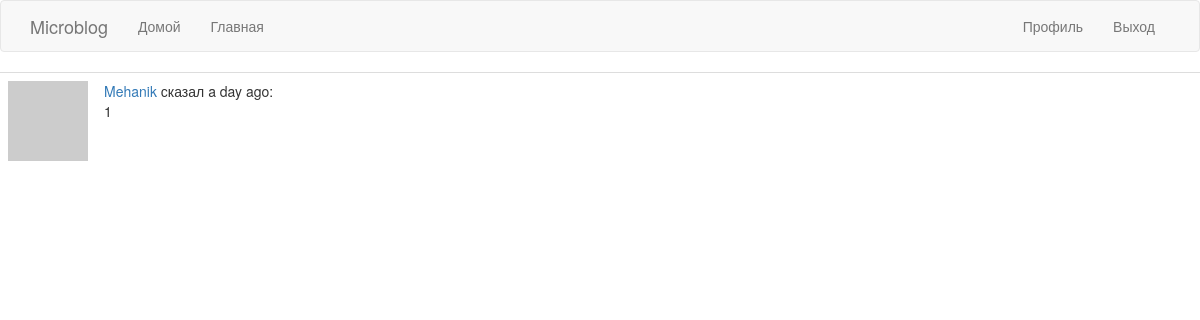
Screenshot of /post/5 (signed in) with the database file from the repository.
### app/models.py (models this page shows, shortened)
class User(UserMixin, db.Model):  # таблица пользователей в БД
    id = db.Column(db.Integer, primary_key=True)
    username = db.Column(db.String(64), index=True, unique=True)
    email = db.Column(db.String(120), index=True, unique=True)
    password_hash = db.Column(db.String(128))
    posts = db.relationship('Post', backref='author', lazy='dynamic')
    about_me = db.Column(db.String(140))
    last_seen = db.Column(db.DateTime, default=datetime.utcnow)
    followed = db.relationship(
        'User', secondary=followers,  # secondary - таблица конфигураций
        primaryjoin=(followers.c.follower_id == id),  # условие связывающее с левой стороны(follower)
        secondaryjoin=(followers.c.followed_id == id),  # условие связывающее с правой стороны(followed)
        backref=db.backref('followers', lazy='dynamic'), lazy='dynamic'
    )
    def avatar(self, size):  # изображение аватара
        digest = md5(self.email.lower().encode(
            'utf-8')).hexdigest()  # конвертирование почты в нижний регистр, далее в 16-ю строку
        return 'https://www.gravatar.com/avatar/{}?d=identicon&s={}'.format(digest, size)

class Post(db.Model):  # таблица постов в БД
    id = db.Column(db.Integer, primary_key=True)
    body = db.Column(db.String(140))
    timestamp = db.Column(db.DateTime, index=True, default=datetime.utcnow)
    user_id = db.Column(db.Integer, db.ForeignKey('user.id'))

### app/main/routes.py (the view)
@bp.route('/post/<id>')
@login_required
def post(id):
    post = Post.query.filter_by(id=id).first_or_404()  # загрузка пользователя\выдача ошибки 404
    return render_template('post.html', post=post, id=id)

### app/main/routes.py (called while the page is built)
@bp.before_request  # последняя активность пользователя
def before_request():  # логика последней активности пользователя
    if current_user.is_authenticated:  # проверка на авторизацию
        current_user.last_seen = datetime.utcnow()
        db.session.commit()

### app/models.py (called while the page is built)
@login.user_loader  # регистрирование пользовательского загрузчика
def load_user(id):
    return User.query.get(int(id))

### app/templates/post.html (shortened to what this page needs)
{% extends "base.html" %}
{% block content %}
<table class="table table-hover">
  <tr valign="top">
      <td width="70px">
          <a href="{{ url_for('main.user', username=post.author.username) }}">
              <img src="{{ post.author.avatar(36) }}">
          </a>
      </td>
      <td>
          <a href="{{ url_for('main.user', username=post.author.username) }}">
              {{ post.author.username }}
          </a>
          сказал {{ moment(post.timestamp).fromNow() }}:
          <br>
          {{ post.body }}
      </td>
      <td>
      </td>
  </tr>
</table>
{% endblock %}

### rows the page displays
User: author.username "Mehanik"
Post: timestamp "a day ago", body "1"
